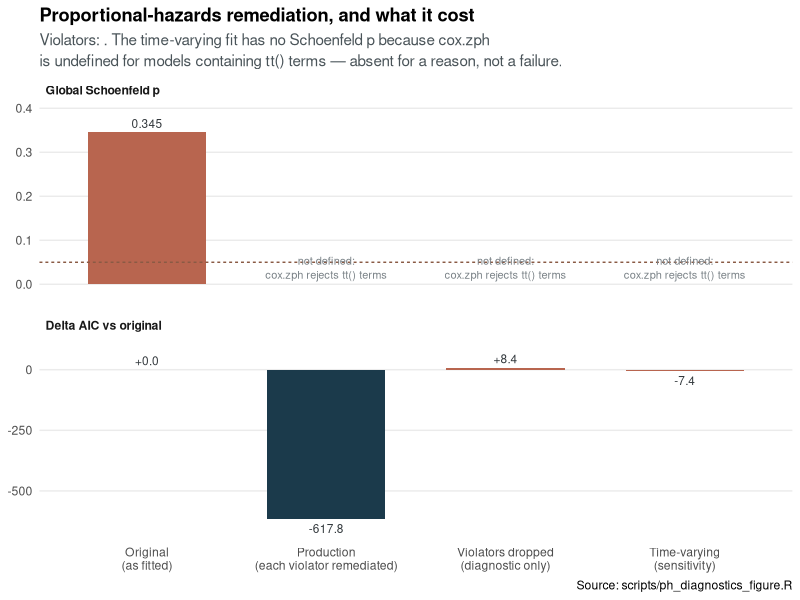

Generate this figure with R:
# ph_diagnostics_figure.R — what the PH remediation did, and what it cost.
#
# The diagnostics artifacts carry four models and two very different kinds of
# number. Drawing them together makes one thing visible that a table hides: the
# time-varying fit has NO post-remediation PH p, not because it failed but
# because survival::cox.zph is undefined for models containing tt() terms. An
# absent bar for a reason is different from an absent bar for a failure, and the
# figure says which.
#
# Usage: Rscript scripts/ph_diagnostics_figure.R

suppressPackageStartupMessages({
  library(here); library(readr); library(dplyr); library(ggplot2); library(tidyr)
})

cmp <- read_csv(here("output", "cox_ph_model_comparison.csv"),
                show_col_types = FALSE, progress = FALSE)
ph  <- read_csv(here("output", "cox_ph_assumption.csv"),
                show_col_types = FALSE, progress = FALSE)
alpha <- 0.05

label <- c(original = "Original\n(as fitted)",
           production = "Production\n(each violator remediated)",
           violators_dropped = "Violators dropped\n(diagnostic only)",
           time_varying = "Time-varying\n(sensitivity)")

ph_p <- c(original = ph$p_value[1],
          production = ph$remediated_global_p[1],
          violators_dropped = ph$violators_dropped_global_p[1],
          time_varying = NA_real_)

d <- cmp |>
  mutate(model_label = factor(unname(label[model]), levels = unname(label)),
         ph_global_p = unname(ph_p[model]),
         is_production = model == "production")

pal <- c(`TRUE` = "#1B3A4B", `FALSE` = "#B8654F")

both <- bind_rows(
  d |> transmute(model_label, panel = "Global Schoenfeld p", value = ph_global_p, is_production),
  d |> transmute(model_label, panel = "Delta AIC vs original", value = delta_aic_vs_original, is_production))
both$panel <- factor(both$panel, levels = c("Global Schoenfeld p", "Delta AIC vs original"))

pp <- ggplot(both, aes(model_label, value, fill = is_production)) +
  geom_col(width = .66, na.rm = TRUE) +
  geom_hline(data = data.frame(panel = factor("Global Schoenfeld p", levels = levels(both$panel)),
                               y = alpha),
             aes(yintercept = y), linetype = "22", colour = "#8A5A44") +
  # Labels sit OUTSIDE the bar in whichever direction it points; a -617 label
  # drawn with a fixed vjust lands inside the bar and disappears.
  geom_text(aes(label = ifelse(is.na(value), "",
                               ifelse(panel == "Global Schoenfeld p",
                                      sprintf("%.3f", value), sprintf("%+.1f", value))),
                vjust = ifelse(!is.na(value) & value < 0, 1.5, -0.5)),
            size = 3, colour = "#33393D", na.rm = TRUE) +
  # An absent bar needs to say why it is absent, on the plot and not only in
  # the subtitle, or it reads as a model that failed.
  geom_text(data = both[is.na(both$value), ],
            aes(y = 0, label = "not defined:\ncox.zph rejects tt() terms"),
            vjust = -0.25, size = 2.8, colour = "#7A8287", lineheight = 1.05) +
  facet_wrap(~panel, ncol = 1, scales = "free_y") +
  scale_fill_manual(values = pal, guide = "none") +
  scale_y_continuous(expand = expansion(mult = c(0.14, 0.20))) +
  labs(title = "Proportional-hazards remediation, and what it cost",
       subtitle = paste0("Violators: ", gsub("\\|", " and ", ph$violating_terms[1]),
                         ". The time-varying fit has no Schoenfeld p because cox.zph\n",
                         "is undefined for models containing tt() terms — absent for a reason, not a failure."),
       x = NULL, y = NULL,
       caption = "Source: scripts/ph_diagnostics_figure.R") +
  theme_minimal(base_size = 11) +
  theme(legend.position = "none", panel.grid.major.x = element_blank(),
        panel.grid.minor = element_blank(),
        plot.title = element_text(face = "bold"),
        plot.subtitle = element_text(colour = "#4A5459", lineheight = 1.15),
        strip.text = element_text(face = "bold", hjust = 0),
        plot.background = element_rect(fill = "white", colour = NA))

ggsave(here("output", "figures", "ph_remediation.png"), pp,
       width = 9, height = 7, dpi = 300, bg = "white")
message("wrote output/figures/ph_remediation.png")
